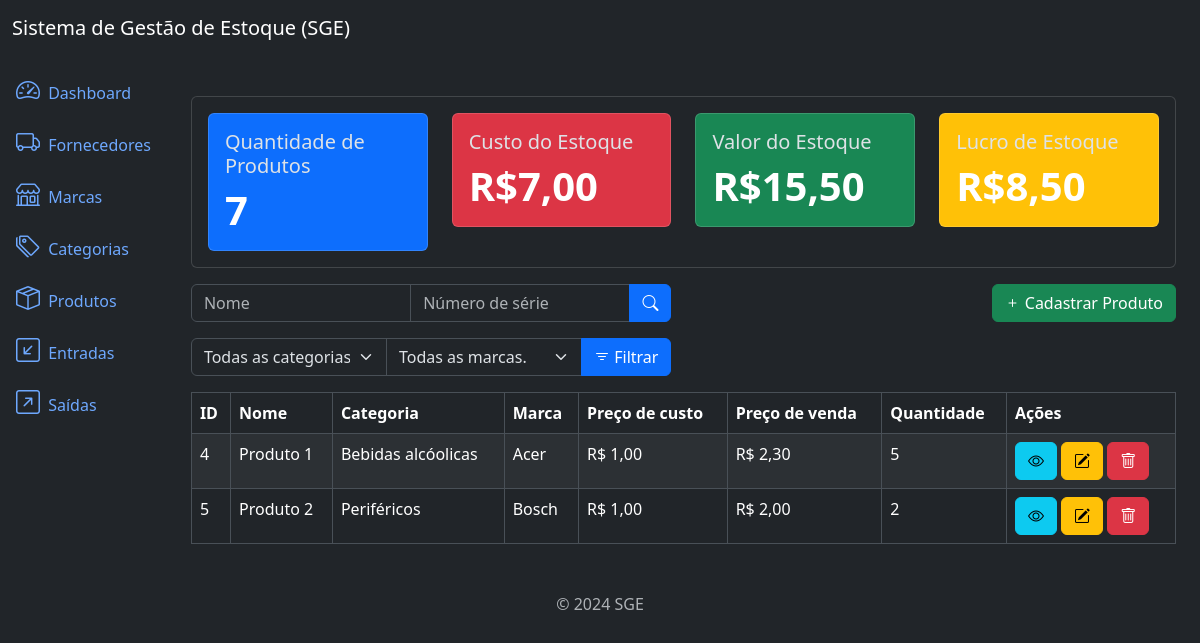
Screenshot of /products/list/ with the database file from the repository.
### products/models.py (models this page shows, shortened)
class Product(models.Model):
    title = models.CharField(max_length=400)
    category = models.ForeignKey(Category, on_delete=models.PROTECT,
                related_name='products')
    brand = models.ForeignKey(Brand, on_delete=models.PROTECT,
            related_name='products')
    description = models.TextField(max_length=10000, blank=True, null=True)
    serie_number = models.CharField(max_length=200, null=True, blank=True)
    cost_price = models.DecimalField(max_digits=20, decimal_places=2)
    selling_price = models.DecimalField(max_digits=20, decimal_places=2)
    quantity = models.IntegerField(default=0)
    created_at = models.DateTimeField(auto_now_add=True)
    updated_at = models.DateTimeField(auto_now=True)
    class Meta:
        ordering = ['title']

### category/models.py (models this page shows)
class Category(models.Model):
    name = models.CharField(max_length=300)
    description = models.TextField(null=True, blank=True)
    created_at = models.DateTimeField(auto_now_add=True)
    updated_at = models.DateTimeField(auto_now=True)
    class Meta:
        ordering = ['name']
    def __str__(self):
        return self.name

### brands/models.py (models this page shows)
class Brand(models.Model):
    name = models.CharField(max_length=300)
    description = models.TextField(null=True, blank=True)
    created_at = models.DateTimeField(auto_now_add=True)
    updated_at = models.DateTimeField(auto_now=True)
    class Meta:
        ordering = ['name']
    def __str__(self):
        return self.name

### products/views.py (the view)
# urls.py: path('products/list/', views.ProductListView.as_view(), name='product_list'),
class ProductListView(ListView):
    model = models.Product
    template_name = 'products_list.html'
    context_object_name = 'products'
    paginate_by = 5
    def get_queryset(self):
        qs = super().get_queryset()
        title = self.request.GET.get('title')
        serie_number = self.request.GET.get('serie_number')
        category = self.request.GET.get('category')
        brand = self.request.GET.get('brand')
        if title:
            qs = qs.filter(title__icontains=title)
        if serie_number:
            qs = qs.filter(serie_number__icontains=serie_number)
        if category:
            qs = qs.filter(category__id = category)
        if brand:
            qs = qs.filter(brand__id = brand)
        return qs
    def get_context_data(self, **kwargs):
        context= super().get_context_data(**kwargs)
        context['product_metrics']= get_product_metric()
        context['categories'] = Category.objects.all()
        context['brands'] = Brand.objects.all()
        return context

### app/metrics.py (called while the page is built)
def get_product_metric():
    products = Product.objects.all()
    total_cost_price = sum(product.quantity * product.cost_price for \
                           product in products)
    total_quantity = sum(p.quantity for p in products)
    total_selling_price = sum(p.selling_price * p.quantity for p in products)
    total_profit = total_selling_price - total_cost_price
    product_metrics = {
        'total_quantity': total_quantity,
        'total_cost_price': number_format(total_cost_price, decimal_pos=2, force_grouping=True),
        'total_selling_price': number_format(total_selling_price, decimal_pos=2, force_grouping=True),
        'total_profit':number_format(total_profit, decimal_pos=2, force_grouping=True),
    }
    return product_metrics

### products/templates/products_list.html (shortened to what this page needs)
{% extends 'base.html' %}
{% block content %}
    {% include "components/_products_metrics.html" %}
<div class='row mb-3 mt-3'>
    <div class='col-md-6'>
        <form method="get" action="{% url "product_list" %}">
            <div class='input-group'>
                <input type="text" class="form-control" name='title' placeholder='Nome' value="{{request.GET.title}}">
                <input type="text" class="form-control" name='serie_number' placeholder='Número de série' value="{{request.GET.serie_number}}">
                <button type='submit' class="btn btn-primary">
                    <i class='bi bi-search'></i>
                </button>
            </div>
        </form>
    </div>
    <div class='col-md-6'>
        <a href="{% url "product_create" %}" class='btn btn-success float-end'>
            <i class='bi bi-plus'></i>
            Cadastrar Produto
        </a>
    </div>
</div>
<div class='row mb-3'>
    <div class='col-md-6'>
        <form method="GET" action="{% url "product_list" %}">
            <div class='input-group'>
                <select name="category" class='form-select'>
                    <option value="" {% if not request.GET.categories %}selected{% endif %}>Todas as categorias.</option>
                </select>
                <select name="brand" class='form-select'>
                    <option value="" {% if not request.GET.brands %}selected{% endif %}>Todas as marcas.</option>
                </select>
                <button class='btn btn-primary' type='submit'>
                    <i class='bi bi-filter'></i> Filtrar
                </button>
            </div>
        </form>
    </div>
</div>
<div class="table-responsive">
    <table class="table table-striped table-bordered">
        <thead class="thead-dark">
            <tr>
                <th>ID</th>
                <th>Nome</th>
                <th>Categoria</th>
                <th>Marca</th>
                <th>Preço de custo</th>
                <th>Preço de venda</th>
                <th>Quantidade</th>
                <th>Ações</th>
            </tr>
        </thead>
        <tbody>
            {% for product in products %}
                <tr>
                    <td>{{product.pk}}</td>
                    <td>{{product.title}}</td>
                    <td>{{product.category}}</td>
                    <td>{{product.brand}}</td>
                    <td>R$ {{product.cost_price}}</td>
                    <td>R$ {{product.selling_price}}</td>
                    <td>{{product.quantity}}</td>
                    <td>
                        <a href="{% url "product_detail" product.pk %}" class='btn btn-info btn-small'>
                            <i class='bi bi-eye'></i>
                        </a>
                        <a href="{% url "product_update" product.pk %}" class='btn btn-warning btn-small'>
                            <i class='bi bi-pencil-square'></i>
                        </a>
                        <a href="{% url "product_delete" product.pk %}" class='btn btn-danger btn-small'>
                            <i class='bi bi bi-trash'></i>
                        </a>
                    </td>
                </tr>
            {% endfor %}
        </tbody>
    </table>
</div>
{% endblock content %}

### rows the page displays
Product: pk "4", title "Produto 1", category "Bebidas alcóolicas", brand "Acer", cost_price "1,00", selling_price "2,30", quantity "5"
Product: pk "5", title "Produto 2", category "Periféricos", brand "Bosch", cost_price "1,00", selling_price "2,00", quantity "2"

### other values shown
{{ product_metrics.total_quantity }} "7"
{{ product_metrics.total_cost_price }} "7,00"
{{ product_metrics.total_selling_price }} "15,50"
{{ product_metrics.total_profit }} "8,50"
